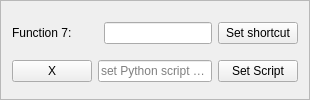
                <widget class="QFrame" name="frame_14">
                 <property name="minimumSize">
                  <size>
                   <width>0</width>
                   <height>85</height>
                  </size>
                 </property>
                 <property name="frameShape">
                  <enum>QFrame::StyledPanel</enum>
                 </property>
                 <property name="frameShadow">
                  <enum>QFrame::Raised</enum>
                 </property>
                 <layout class="QGridLayout" name="gridLayout_21">
                  <item row="0" column="2">
                   <widget class="QLineEdit" name="lineEdit_24"/>
                  </item>
                  <item row="0" column="3">
                   <widget class="QPushButton" name="setShortFunc7">
                    <property name="text">
                     <string>Set shortcut</string>
                    </property>
                   </widget>
                  </item>
                  <item row="1" column="1" colspan="2">
                   <widget class="QLineEdit" name="lineEdit_25">
                    <property name="readOnly">
                     <bool>true</bool>
                    </property>
                    <property name="placeholderText">
                     <string>set Python script path</string>
                    </property>
                   </widget>
                  </item>
                  <item row="1" column="3">
                   <widget class="QPushButton" name="setSript7">
                    <property name="text">
                     <string>Set Script</string>
                    </property>
                   </widget>
                  </item>
                  <item row="1" column="0">
                   <widget class="QPushButton" name="xf7">
                    <property name="text">
                     <string>X</string>
                    </property>
                   </widget>
                  </item>
                  <item row="0" column="0" colspan="2">
                   <widget class="QLabel" name="label_62">
                    <property name="minimumSize">
                     <size>
                      <width>0</width>
                      <height>30</height>
                     </size>
                    </property>
                    <property name="text">
                     <string>Function 7:</string>
                    </property>
                   </widget>
                  </item>
                 </layout>
                </widget>
